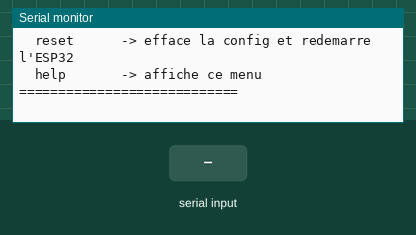
The sketch below on a simulated ESP32. Shown: the last lines printed to the serial monitor. Inputs (shaded band) come from the test bench. Random numbers use the default seed unless the sketch sets one; EEPROM starts erased; nothing arrives over Bluetooth unless stated; a phone connects over Bluetooth LE 3 s after start.

Above: at 1.2 s.
1.3 s: "mv \n" received over Serial
At 2.1 s:
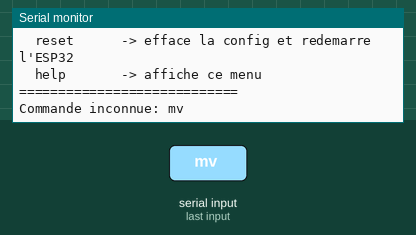
4.3 s: "bat \n" received over Serial
At 6.2 s:
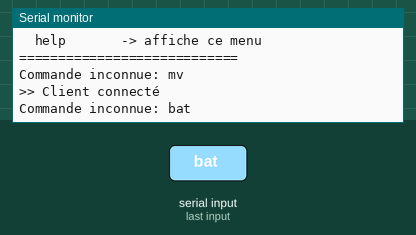
6.5 s: "noise \n" received over Serial
At 7.8 s:
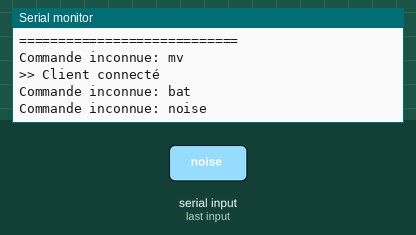
8.5 s: "air\n" received over Serial
At 10.2 s:
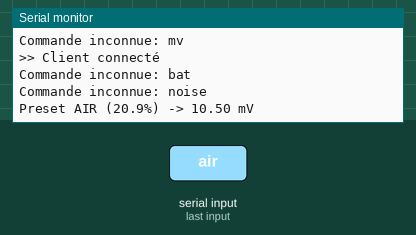
10.5 s: "nx32\n" received over Serial
At 12.1 s:
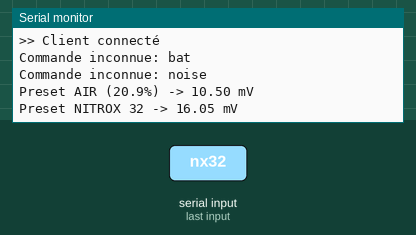
12.5 s: "o2\n" received over Serial
At 13.6 s:
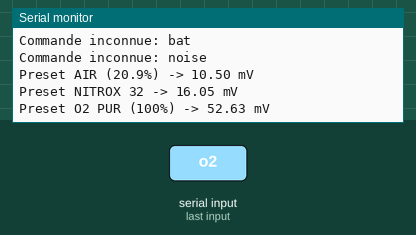

Measured:
- after the input at 1.3 s, the serial monitor: prints a new line after 0.05 s (image 1)
- after the input at 4.3 s, the serial monitor: prints a new line after 0.76 s (image 2)
- after the input at 6.5 s, the serial monitor: prints a new line after 0.56 s (image 3)
- after the input at 8.5 s, the serial monitor: prints a new line after 0.56 s (image 4)
- after the input at 10.5 s, the serial monitor: prints a new line after 0.56 s (image 5)
- after the input at 12.5 s, the serial monitor: prints a new line after 0.56 s (image 6)

The sketch:

O2_sentry.ino
```cpp
#include <BLEDevice.h>
#include <BLEServer.h>
#include <BLEUtils.h>
#include <BLE2902.h>
#include <Preferences.h>

// UUIDs du projet O2-Sentry
#define SERVICE_UUID        "4fafc201-1fb5-459e-8fcc-c5c9c331914b"
#define CHARACTERISTIC_UUID "beb5483e-36e1-4688-b7f5-ea07361b26a8"

Preferences preferences;
BLECharacteristic *pCharacteristic;
bool deviceConnected = false;
String finalDeviceName;

// --- Paramètres de simulation ---
float baseMv = 10.50;       // Tension de base (air ambiant ~20.9% O2)
float noiseMv = 0.03;       // Amplitude du bruit (± mV)
int batteryLevel = 95;      // Niveau batterie initial (%)
unsigned long lastBatDrain = 0;
const unsigned long BAT_DRAIN_INTERVAL = 60000; // Perte 1% toutes les 60s

class MyServerCallbacks: public BLEServerCallbacks {
    void onConnect(BLEServer* pServer) {
        deviceConnected = true;
        Serial.println(">> Client connecté");
    }
    void onDisconnect(BLEServer* pServer) {
        deviceConnected = false;
        Serial.println(">> Client déconnecté - relance advertising");
        pServer->getAdvertising()->start();
    }
};

void printHelp() {
    Serial.println("=== O2-SENTRY Simulateur ===");
    Serial.println("Commandes série :");
    Serial.println("  mv XX.XX   -> change la tension de base (ex: mv 10.50)");
    Serial.println("  bat XX     -> change le niveau batterie (ex: bat 75)");
    Serial.println("  noise X.XX -> change l'amplitude du bruit (ex: noise 0.05)");
    Serial.println("  air        -> preset air (10.50 mV)");
    Serial.println("  nx32       -> preset Nitrox 32 (16.05 mV)");
    Serial.println("  nx36       -> preset Nitrox 36 (18.06 mV)");
    Serial.println("  o2         -> preset O2 pur (52.63 mV)");
    Serial.println("  low        -> preset sonde faible (5.00 mV - alarme)");
    Serial.println("  high       -> preset sonde haute (15.00 mV - alarme)");
    Serial.println("  reset      -> efface la config et redemarre l'ESP32");
    Serial.println("  help       -> affiche ce menu");
    Serial.println("============================");
}

void handleSerialCommand() {
    if (!Serial.available()) return;

    String cmd = Serial.readStringUntil('\n');
    cmd.trim();
    cmd.toLowerCase();

    if (cmd.startsWith("mv ")) {
        baseMv = cmd.substring(3).toFloat();
        Serial.println("Base mV -> " + String(baseMv, 2));
    } else if (cmd.startsWith("bat ")) {
        batteryLevel = constrain(cmd.substring(4).toInt(), 0, 100);
        Serial.println("Batterie -> " + String(batteryLevel) + "%");
    } else if (cmd.startsWith("noise ")) {
        noiseMv = cmd.substring(6).toFloat();
        Serial.println("Bruit -> ±" + String(noiseMv, 3) + " mV");
    } else if (cmd == "air") {
        baseMv = 10.50;
        Serial.println("Preset AIR (20.9%) -> 10.50 mV");
    } else if (cmd == "nx32") {
        baseMv = 16.05;
        Serial.println("Preset NITROX 32 -> 16.05 mV");
    } else if (cmd == "nx36") {
        baseMv = 18.06;
        Serial.println("Preset NITROX 36 -> 18.06 mV");
    } else if (cmd == "o2") {
        baseMv = 52.63;
        Serial.println("Preset O2 PUR (100%) -> 52.63 mV");
    } else if (cmd == "low") {
        baseMv = 5.00;
        Serial.println("Preset SONDE FAIBLE -> 5.00 mV (alarme)");
    } else if (cmd == "high") {
        baseMv = 15.00;
        Serial.println("Preset SONDE HAUTE -> 15.00 mV (alarme)");
    } else if (cmd == "reset") {
        Serial.println("Effacement de la configuration...");
        preferences.begin("device-info", false);
        preferences.clear();
        preferences.end();
        Serial.println("Config effacee. Redemarrage...");
        delay(1000);
        ESP.restart();
    } else if (cmd == "help") {
        printHelp();
    } else {
        Serial.println("Commande inconnue: " + cmd);
    }
}

void setup() {
    Serial.begin(115200);

    // 1. Gestion de l'ID unique permanent
    preferences.begin("device-info", false);
    String storedID = preferences.getString("probe_id", "");

    if (storedID == "") {
        // Premier démarrage : on crée un ID de 4 caractères hex au hasard
        randomSeed(analogRead(0) ^ (micros() * 17));
        long randomNum = random(0x1000, 0xFFFF);
        storedID = String(randomNum, HEX);
        storedID.toUpperCase();
        preferences.putString("probe_id", storedID);
    }

    finalDeviceName = "O2-SENTRY-" + storedID;
    preferences.end();

    // 2. Initialisation BLE
    BLEDevice::init(finalDeviceName.c_str());
    BLEServer *pServer = BLEDevice::createServer();
    pServer->setCallbacks(new MyServerCallbacks());

    BLEService *pService = pServer->createService(SERVICE_UUID);
    pCharacteristic = pService->createCharacteristic(
                        CHARACTERISTIC_UUID,
                        BLECharacteristic::PROPERTY_READ |
                        BLECharacteristic::PROPERTY_NOTIFY
                      );
    pCharacteristic->addDescriptor(new BLE2902());

    pService->start();
    BLEAdvertising *pAdvertising = BLEDevice::getAdvertising();
    pAdvertising->addServiceUUID(SERVICE_UUID);
    pAdvertising->setScanResponse(true);
    pAdvertising->start();

    Serial.println("Sonde démarrée : " + finalDeviceName);
    printHelp();

    lastBatDrain = millis();
}

void loop() {
    // Traiter les commandes série
    handleSerialCommand();

    // Décharge batterie simulée
    if (millis() - lastBatDrain >= BAT_DRAIN_INTERVAL) {
        lastBatDrain = millis();
        if (batteryLevel > 0) batteryLevel--;
    }

    if (deviceConnected) {
        // Simulation : tension de base + bruit gaussien simplifié
        float noise = (random(-1000, 1001) / 1000.0) * noiseMv;
        float mv = baseMv + noise;
        if (mv < 0) mv = 0;

        // Format : "mV,batterie" (ex: "10.52,95")
        String payload = String(mv, 2) + "," + String(batteryLevel);

        pCharacteristic->setValue(payload.c_str());
        pCharacteristic->notify();

        //Serial.println("TX: " + payload);
        delay(1000);
    } else {
        delay(100);
    }
}
```
